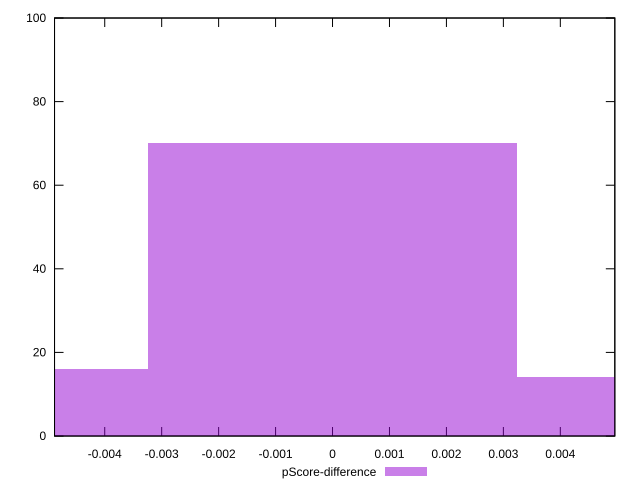

Write gnuplot code to recreate this figure.
reset

$pScoreDifference <<EOF
0.006478916168845407 14
0 70
-0.006478916168845407 16
EOF

set key outside below
set boxwidth 0.006478916168845407
set xrange [-0.0048815926570418:0.004957106674999712]
set yrange [0:100]
set trange [0:100]
set style fill transparent solid 0.5 noborder
set terminal svg size 640, 490 enhanced background rgb 'white'
set output "report_00013_2021-02-09T12-04-24.940Z/mainthread-work-breakdown/samples/pages/pScore-difference/histogram.svg"

plot $pScoreDifference title "pScore-difference" with boxes

reset
